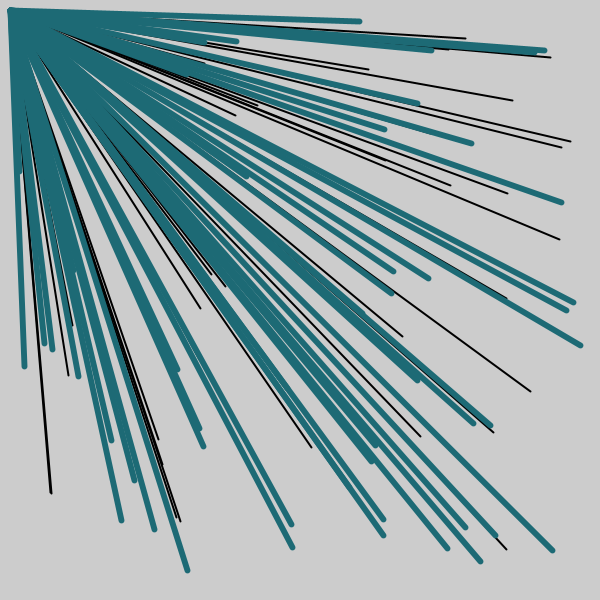
Frame 1 (no input)
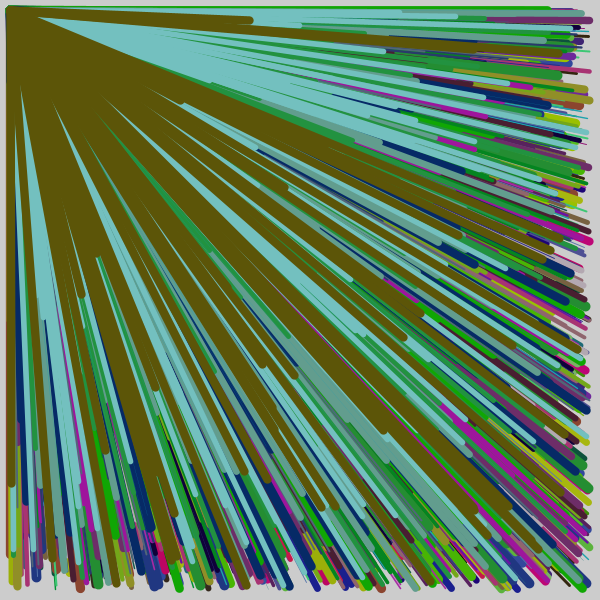
Frame 60 (the mouse pressed at the canvas centre just before this capture)
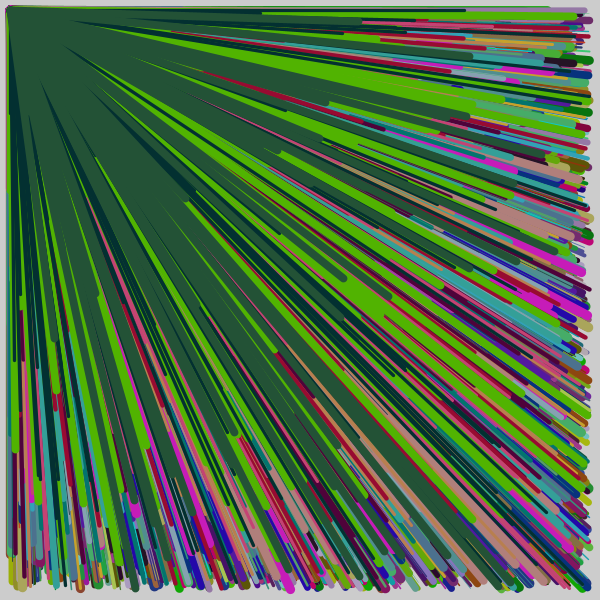
Frame 120 (the mouse held since frame 60 and released just before this capture)

The Processing sketch that drew these frames (run headless with seeded random() and noise(); from frame 60 on, the mouse is pressed at the canvas centre):

// Processing sketch: processing_151847
// ── processing_151847.pde

 void setup() { 
  size (600,600);
  strokeWeight(2);
  frameRate(10);
}
  
  void draw() {
    for (int i=0; i<100; ++i) {
      if (i==50) {
        stroke(random(200), random(200), random(200));
         strokeWeight(random(10));
      }
  line(10,10,random(10,width-10),random(10,height-10));
  //line(width - 10, height - 10, random(10,width-10), random(10, height-10));
  //line(width-10,10,random(10,width-10),random(10,height-10));
   //line(10, height-10 ,random(10,width-10),random(10,height-10));
  
}
}
